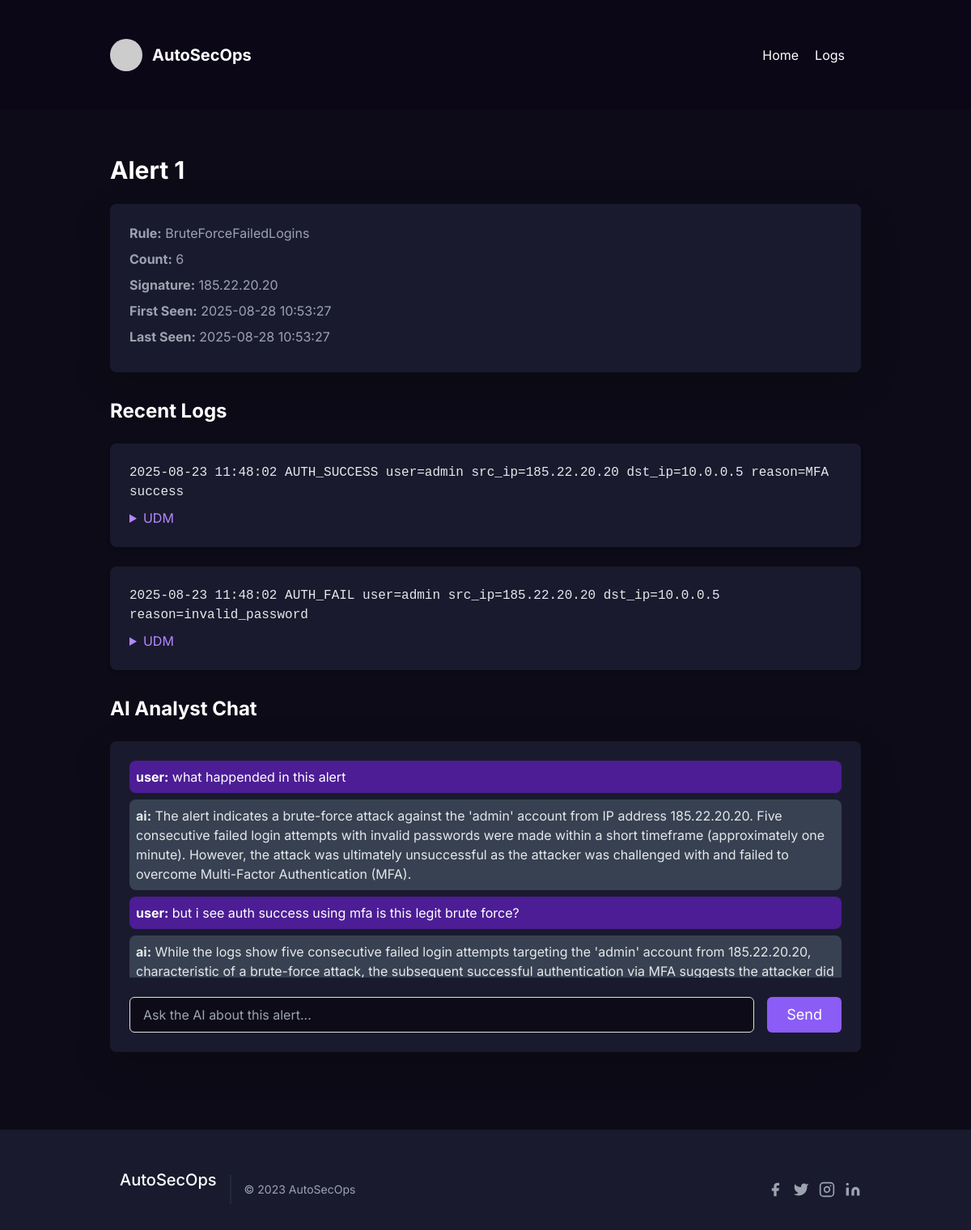
The page /alert/1 on the database its author committed.
### app.py (models this page shows)
class Alert(db.Model):
    id = db.Column(db.Integer, primary_key=True)
    yara_rule_name = db.Column(db.String(255), nullable=True)
    rule_id = db.Column(db.Integer, db.ForeignKey('rule.id'), nullable=True)
    signature = db.Column(db.String(128), unique=True, nullable=False)
    count = db.Column(db.Integer, default=1)
    first_seen = db.Column(db.DateTime, default=now_utc)
    last_seen = db.Column(db.DateTime, default=now_utc)
    sample_log_id = db.Column(db.Integer, db.ForeignKey('log.id'), nullable=True)
    display_sig = db.Column(db.String(255), nullable=True)

class Log(db.Model):
    id = db.Column(db.Integer, primary_key=True)
    raw = db.Column(db.Text, nullable=False)
    timestamp = db.Column(db.DateTime, nullable=True)
    udm = db.Column(db.Text)  # JSON string
    created_at = db.Column(db.DateTime, default=now_utc)

class AlertLog(db.Model):
    id = db.Column(db.Integer, primary_key=True)
    alert_id = db.Column(db.Integer, db.ForeignKey('alert.id'))
    log_id = db.Column(db.Integer, db.ForeignKey('log.id'))
    created_at = db.Column(db.DateTime, default=now_utc)

class ChatHistory(db.Model):
    id = db.Column(db.Integer, primary_key=True)
    alert_id = db.Column(db.Integer, db.ForeignKey('alert.id'), nullable=False)
    role = db.Column(db.String(10), nullable=False) # 'user' or 'ai'
    message = db.Column(db.Text, nullable=False)
    timestamp = db.Column(db.DateTime, default=now_utc)

### app.py (the view)
@app.route('/alert/<int:alert_id>')
def alert_view(alert_id):
    a = Alert.query.get_or_404(alert_id)
    links = AlertLog.query.filter_by(alert_id=alert_id).order_by(AlertLog.created_at.desc()).limit(50).all()
    chat_history = ChatHistory.query.filter_by(alert_id=alert_id).order_by(ChatHistory.timestamp.asc()).all()
    return render_template('alert_view.html', alert=a, links=links, Log=Log, chat_history=chat_history)

### templates/alert_view.html (shortened to what this page needs)
<!doctype html>
<html lang="en">
<head>
    <link href="https://cdn.jsdelivr.net/npm/bootstrap@5.3.0/dist/css/bootstrap.min.css" rel="stylesheet">
    <link href="https://cdn.jsdelivr.net/npm/tailwindcss@2.2.19/dist/tailwind.min.css" rel="stylesheet">
</head>
<body>
    <div class="fixed top-0 left-0 w-full z-50">
        <header class="text-white body-font bg-custom-dark">
            <div class="container mx-auto flex p-5 items-center justify-between">
                <a class="flex items-center text-white">
                    <img src="https://placehold.co/40x40/5c5c8a/FFFFFF" alt="Logo" class="w-10 h-10 rounded-full">
                    <span class="ml-3 text-xl font-bold">AutoSecOps</span>
                </a>
                <nav class="md:ml-auto flex flex-wrap items-center text-base justify-center">
                    <a href="/" class="mr-5 hover:text-purple-400 cursor-pointer transition-colors">Home</a>
                    <a href="/logs" class="mr-5 hover:text-purple-400 cursor-pointer transition-colors">Logs</a>
                </nav>
            </div>
        </header>
    </div>
    <main class="min-h-screen bg-gray-900 pt-24">
        <section id="alert-details" class="text-gray-400 body-font">
            <div class="container mx-auto px-5 py-24">
                <h2 class="text-3xl font-bold text-white mb-4">Alert {{ alert.id }}</h2>
                <div class="bg-gray-800 p-6 rounded-lg shadow-lg mb-8">
                    <p class="mb-2"><strong>Rule:</strong> {{ alert.yara_rule_name or alert.rule_id or 'N/A' }}</p>
                    <p class="mb-2"><strong>Count:</strong> {{ alert.count }}</p>
                    <p class="mb-2"><strong>Signature:</strong> {{ alert.display_sig or alert.yara_rule_name or 'N/A' }}</p>
                    <p class="mb-2"><strong>First Seen:</strong> {{ alert.first_seen.strftime('%Y-%m-%d %H:%M:%S') }}</p>
                    <p class="mb-2"><strong>Last Seen:</strong> {{ alert.last_seen.strftime('%Y-%m-%d %H:%M:%S') }}</p>
                </div>
                <h3 class="text-2xl font-bold text-white mb-4">Recent Logs</h3>
                {% for link in links %}
                {% set log = Log.query.get(link.log_id) %}
                {% if log %}
                <div class="bg-gray-800 p-4 rounded-lg shadow-md mb-4">
                    <pre class="text-gray-200" style="white-space:pre-wrap;">{{ log.raw }}</pre>
                    <details class="mt-2">
                        <summary class="text-purple-400 cursor-pointer">UDM</summary>
                    </details>
                </div>
                {% endif %}
                {% endfor %}
                <h3 class="text-2xl font-bold text-white mt-8 mb-4">AI Analyst Chat</h3>
                <div class="bg-gray-800 p-6 rounded-lg shadow-lg flex flex-col h-96">
                    <div id="chat-messages" class="flex-grow overflow-y-auto mb-4">
                        {% for chat in chat_history %}
                        <div class="mb-2 p-2 rounded-lg {% if chat.role == 'user' %}bg-purple-900 text-white{% else %}bg-gray-700 text-gray-200{% endif %}">
                            <strong>{{ chat.role }}:</strong> {{ chat.message }}
                        </div>
                        {% endfor %}
                    </div>
                    <form id="chat-form" class="flex">
                        <input type="text" id="chat-input" name="message" placeholder="Ask the AI about this alert..." class="flex-grow bg-gray-900 rounded border border-gray-700 focus:border-purple-500 text-base outline-none text-gray-100 py-1 px-3 leading-8 transition-colors duration-200 ease-in-out" required>
                        <button type="submit" class="ml-4 text-white bg-purple-500 border-0 py-2 px-6 focus:outline-none hover:bg-purple-600 rounded text-lg">Send</button>
                    </form>
                </div>
            </div>
        </section>
    </main>
    <footer class="text-gray-400 bg-gray-800 body-font mt-auto">
        <div class="container px-5 py-8 mx-auto flex items-center sm:flex-row flex-col">
            <a class="flex title-font font-medium items-center md:justify-start justify-center text-white">
                <span class="ml-3 text-xl">AutoSecOps</span>
            </a>
            <p class="text-sm text-gray-400 sm:ml-4 sm:pl-4 sm:border-l-2 sm:border-gray-800 sm:py-2 sm:mt-0 mt-4">
                © 2023 AutoSecOps
            </p>
            <span class="inline-flex sm:ml-auto sm:mt-0 mt-4 justify-center sm:justify-start">
                <a class="text-gray-400">
                    <svg fill="currentColor" stroke-linecap="round" stroke-linejoin="round" stroke-width="2" class="w-5 h-5" viewBox="0 0 24 24">
                        <path d="M18 2h-3a5 5 0 00-5 5v3H7v4h3v8h4v-8h3l1-4h-4V7a1 1 0 011-1h3z"></path>
                    </svg>
                </a>
                <a class="ml-3 text-gray-400">
                    <svg fill="currentColor" stroke-linecap="round" stroke-linejoin="round" stroke-width="2" class="w-5 h-5" viewBox="0 0 24 24">
                        <path d="M23 3a10.9 10.9 0 01-3.14 1.53 4.48 4.48 0 00-7.86 3v1A10.66 10.66 0 013 4s-4 9 5 13a11.64 11.64 0 01-7 2c9 5 20 0 20-11.5a4.5 4.5 0 00-.08-.83A7.72 7.72 0 0023 3z"></path>
                    </svg>
                </a>
                <a class="ml-3 text-gray-400">
                    <svg fill="none" stroke="currentColor" stroke-linecap="round" stroke-linejoin="round" stroke-width="2" class="w-5 h-5" viewBox="0 0 24 24">
                        <rect width="20" height="20" x="2" y="2" rx="5" ry="5"></rect>
                        <path d="M16 11.37A4 4 0 1112.63 8 4 4 0 0116 11.37zm1.5-4.87h.01"></path>
                    </svg>
                </a>
                <a class="ml-3 text-gray-400">
                    <svg fill="currentColor" stroke="currentColor" stroke-linecap="round" stroke-linejoin="round" stroke-width="0" class="w-5 h-5" viewBox="0 0 24 24">
                        <path stroke="none" d="M16 8a6 6 0 016 6v7h-4v-7a2 2 0 00-2-2 2 2 0 00-2 2v7h-4v-7a6 6 0 016-6zM2 9h4v12H2z"></path>
                        <circle cx="4" cy="4" r="2" stroke="none"></circle>
                    </svg>
                </a>
            </span>
        </div>
    </footer>
</body>
</html>

### templates/alert_view.html (style rules this page uses)
body { font-family: 'Inter', sans-serif; background-color: #0d0b17; }
.bg-custom-dark { background-color: #0b0717; }
.bg-gray-900 { background-color: #0d0b17; }
.bg-gray-800 { background-color: #1a1a2e; }
.text-purple-400 { color: #b388ff; }

### rows shown on the page
Alert: id "1", yara_rule_name "BruteForceFailedLogins", count "6", display_sig "185.22.20.20", first_seen "2025-08-28 10:53:27", last_seen "2025-08-28 10:53:27"
Log: raw "2025-08-23 11:48:02 AUTH_SUCCESS user=admin src_ip=185.22.20.20 dst_ip=10.0.0.5 reason=MFA success"
Log: raw "2025-08-23 11:48:02 AUTH_FAIL user=admin src_ip=185.22.20.20 dst_ip=10.0.0.5 reason=invalid_password"
ChatHistory: role "user", message "what happended in this alert"
ChatHistory: role "ai", message "The alert indicates a brute-force attack against the 'admin' account from IP address 185.22.20.20. Five consecutive failed login attempts with invalid passwords were made within a short timeframe (approximately one minute). However, the attack was ultimately unsuccessful as the attacker was challenged with and failed to overcome Multi-Factor Authentication (MFA)."
ChatHistory: role "user", message "but i see auth success using mfa is this legit brute force?"
ChatHistory: role "ai", message "While the logs show five consecutive failed login attempts targeting the 'admin' account from 185.22.20.20, characteristic of a brute-force attack, the subsequent successful authentication via MFA suggests the attacker did…"
